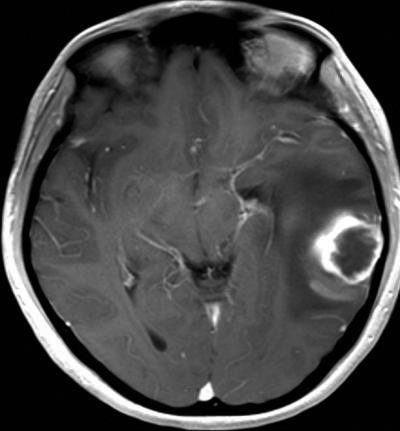
#> input picture Image Processing-open cv/images/img.jpg, 400 x 431 px, found by its file name
$ python p21.py
#> lines starting #> are read from the running program, lines starting #| are printed output that depends on the picture; after the words box and inside, x2 and y2 are one past the last pixel; in counts of white or black regions, pixels touching at a corner belong together
import cv2
import numpy as np
img=cv2.imread('img.jpg',cv2.IMREAD_COLOR)
#> img is the input picture: shape (431, 400, 3); min 0, max 255, mean 70.5
img[100:200,100:200]=[0,0,255]
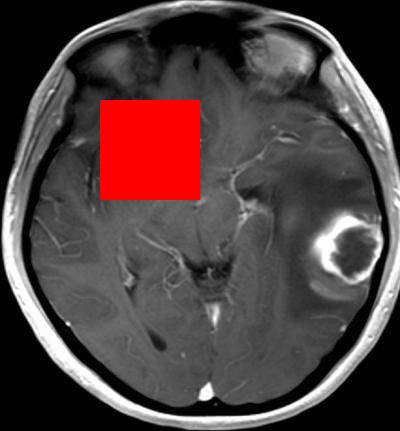
#> img: shape (431, 400, 3); 5.8% of pixels changed, all inside (x1, y1, x2, y2) = (100, 100, 200, 200)
cv2.imshow('image',img)
cv2.waitKey()
cv2.destroyAllWindows()

$ run again, with Image Processing-open cv/images/cat.jpg copied over Image Processing-open cv/images/img.jpg
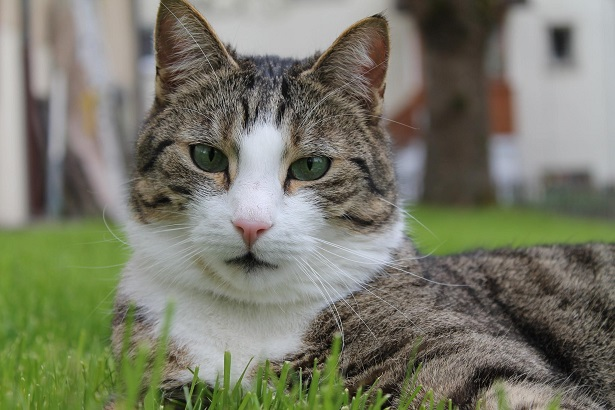
#> input picture Image Processing-open cv/images/cat.jpg, 615 x 410 px, found by its file name
#> img is the input picture: shape (410, 615, 3); mean B, G, R 104.7, 121.1, 120
#> `img[100:200,100:200]=[0,0,255]`:
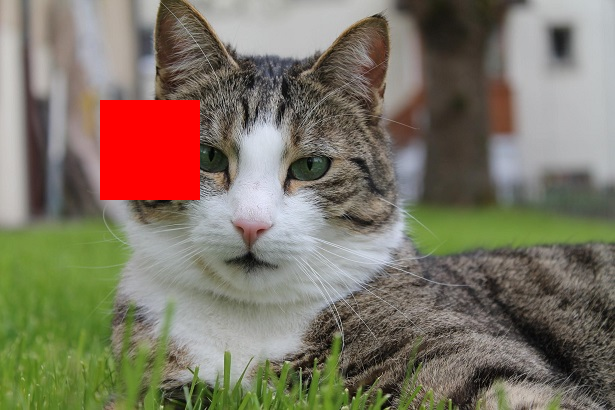
#> img: shape (410, 615, 3); 3.97% of pixels changed, all inside (x1, y1, x2, y2) = (100, 100, 200, 200)

$ run again, with Image Processing-open cv/images/face.JPG copied over Image Processing-open cv/images/img.jpg
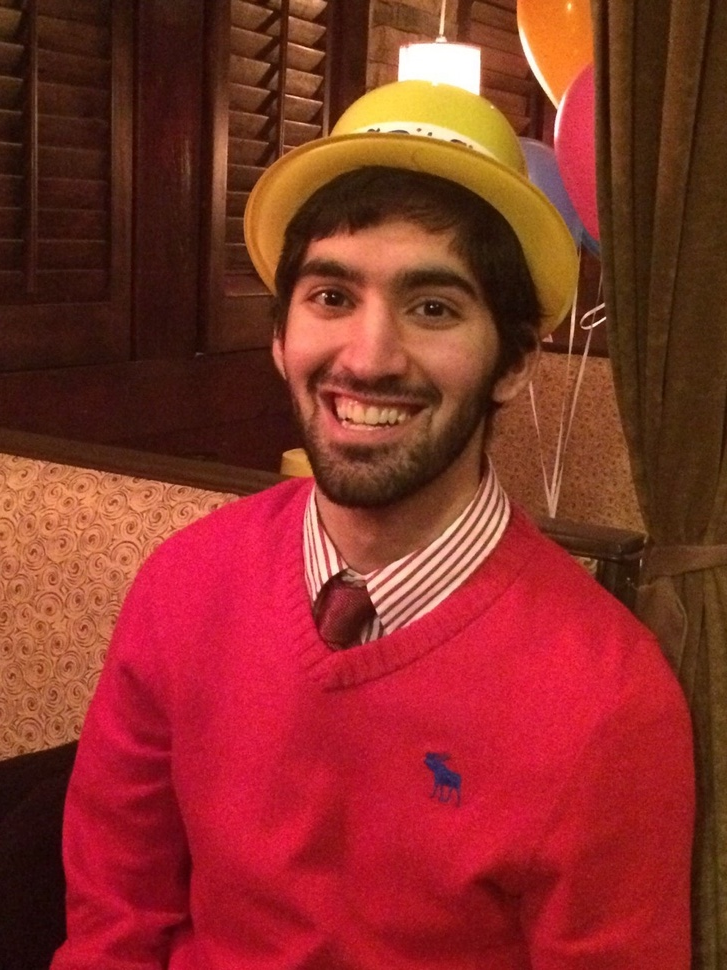
#> input picture Image Processing-open cv/images/face.JPG, 727 x 970 px, shrunk from 960 x 1280 before the run, found by its file name
#> img is the input picture: shape (970, 727, 3); mean B, G, R 39.8, 47.6, 136.3
#> `img[100:200,100:200]=[0,0,255]`:
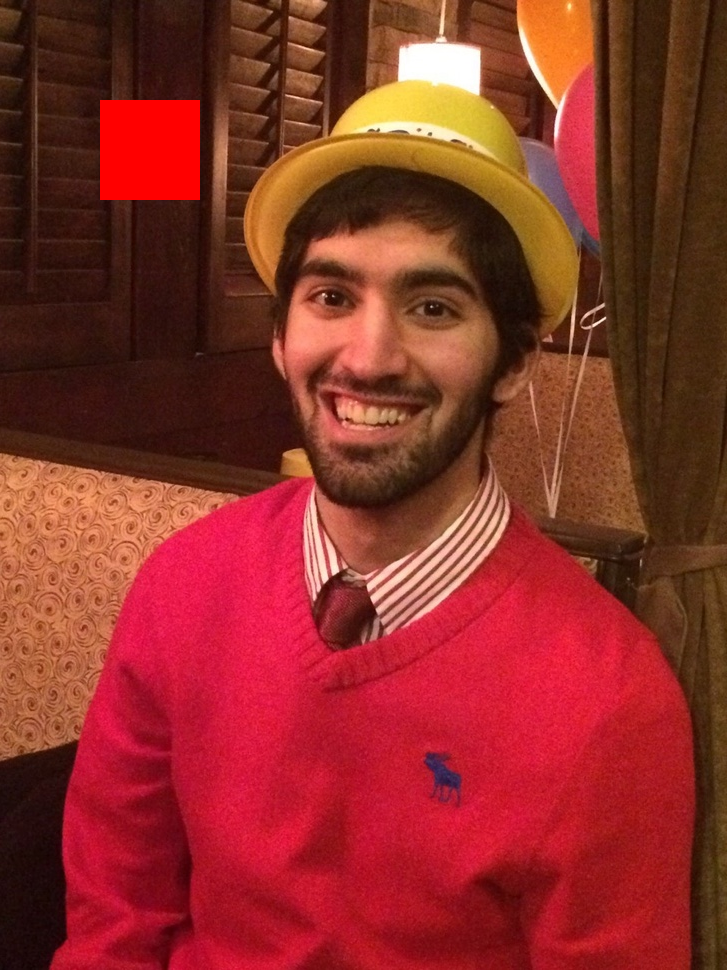
#> img: shape (970, 727, 3); 1.42% of pixels changed, all inside (x1, y1, x2, y2) = (100, 100, 200, 200)
